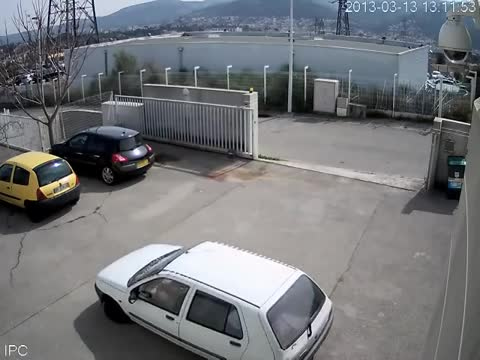
#> input picture gpgpu-23-fall/subject/frame.jpg, 480 x 360 px
$ jupyter execute --allow-errors notebook.ipynb
#> lines starting #> are read from the running program, lines starting #| are printed output that depends on the picture
[cell 1]
from skimage.io import imread
import numpy as np
import matplotlib.pyplot as plt
import skimage.feature
from skimage.morphology import disk, square

[cell 2]
a = imread("./frame.jpg")
#> a is the input picture: shape (360, 480, 3); mean R, G, B 115.9, 118, 121.3
b = imread("./bg.jpg")
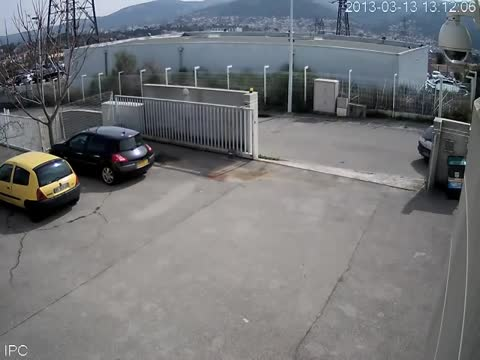
#> input picture gpgpu-23-fall/subject/bg.jpg, 480 x 360 px
#> b is the input picture: shape (360, 480, 3); mean R, G, B 115, 116.6, 118.9

am = np.sum(a, axis=-1) // 3
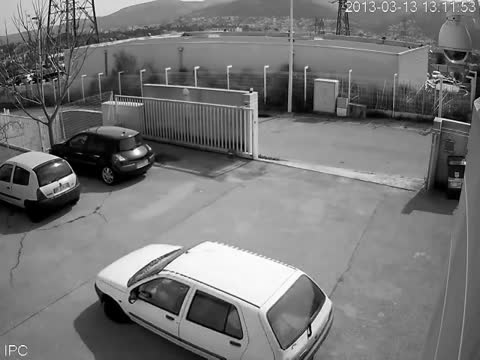
#> am: shape (360, 480) uint64; min 0, max 254, mean 118.1
bm = np.sum(b, axis=-1) // 3

am = np.array(skimage.filters.rank.mean(am, footprint=disk(3)), dtype="uint8") // 8
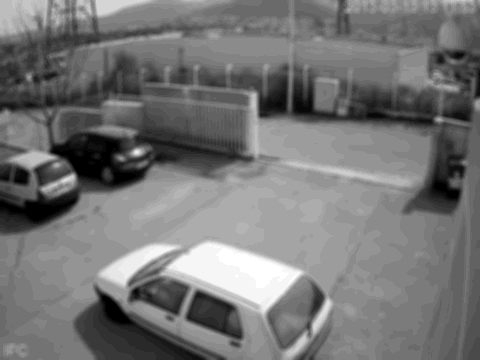
#> am: shape (360, 480); min 0, max 31, mean 14.3; drawn with min black and max white
bm = np.array(skimage.filters.rank.mean(bm, footprint=disk(3)), dtype="uint8") // 8
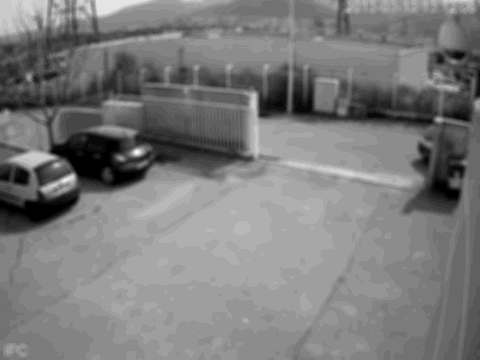
#> bm: shape (360, 480); min 0, max 29, mean 14.1; drawn with min black and max white

#am = np.mean(np.array(a, dtype="float"), axis=-1)
#bm = np.mean(np.array(b, dtype="float"), axis=-1)


npoints=8
radius=3


af = np.asarray(skimage.feature.local_binary_pattern(am, npoints, radius), dtype="uint8")
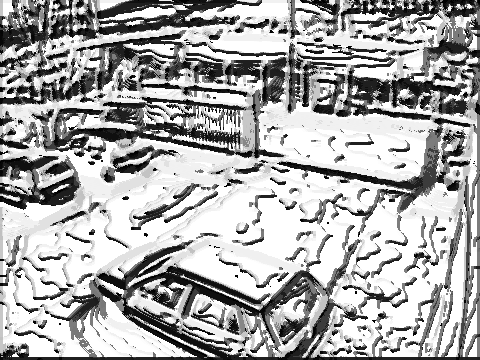
#> af: shape (360, 480); min 0, max 255, mean 171.8
bf = np.asarray(skimage.feature.local_binary_pattern(bm, npoints, radius), dtype="uint8")
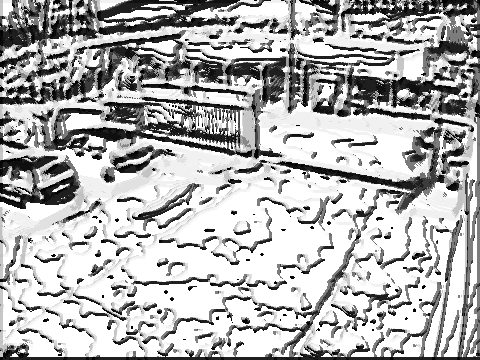
#> bf: shape (360, 480); min 0, max 255, mean 179.6


fig, axes = plt.subplots(1,2, figsize=(20,5))
axes[0].imshow(a, cmap="gray")
axes[1].imshow(b, cmap="gray")

[cell 3]
m = np.minimum(a,b)
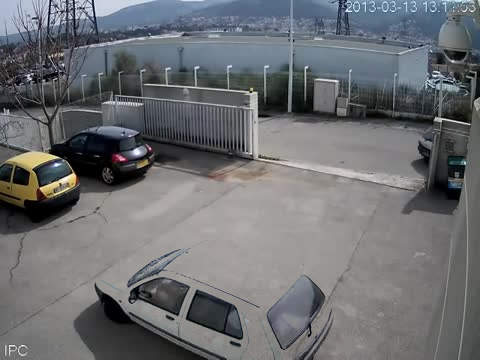
#> m: shape (360, 480, 3); mean R, G, B 108.6, 110.5, 113.2
M = np.maximum(a,b)
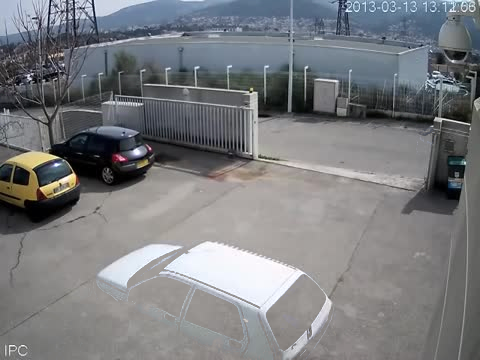
#> M: shape (360, 480, 3); mean R, G, B 122.4, 124, 126.9
#r = np.true_divide(m, M)
a_lab = skimage.color.rgb2lab(a)
#> a_lab: shape (360, 480, 3) float64; mean of channels 0, 1, 2 48.8, 0.1, -2.1
b_lab = skimage.color.rgb2lab(b)
#> b_lab: shape (360, 480, 3) float64; mean of channels 0, 1, 2 48.5, 0.1, -1.5
r = skimage.color.deltaE_cie76(a_lab, b_lab)
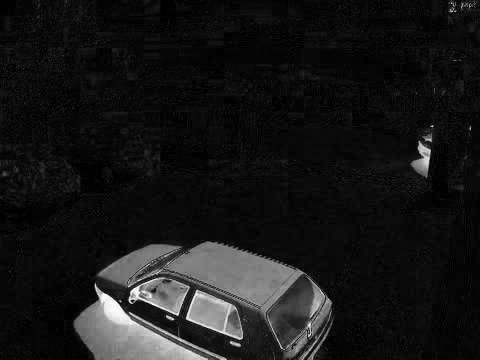
#> r: shape (360, 480) float64; min 0, max 65, mean 6; drawn with min black and max white

r = np.linalg.norm(M - m, axis=-1) / 255.

r = np.where(M > 0, np.linalg.norm((M-m)/255., axis=-1)[:,:,np.newaxis], 0)
#> r: shape (360, 480, 3) float64

[cell 4]
aff = np.unpackbits(np.atleast_3d(af), axis=-1)
bff = np.unpackbits(np.atleast_3d(bf), axis=-1)
hdistance = (aff != bff).sum(axis=-1) / 8.
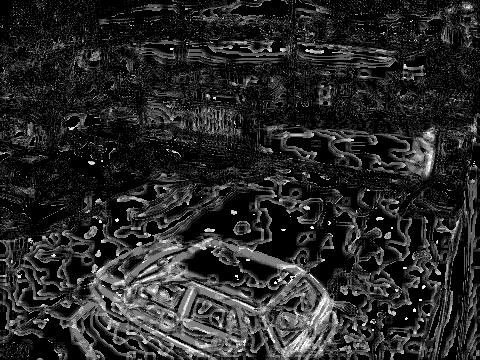
#> hdistance: shape (360, 480) float64; min 0, max 1, mean 0.158

#> (the rest of this cell did not finish here and is left out)
